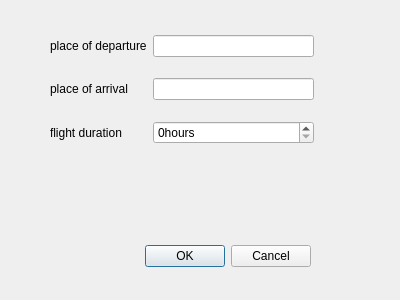
<?xml version="1.0" encoding="UTF-8"?>
<ui version="4.0">
 <class>addTour</class>
 <widget class="QDialog" name="addTour">
  <property name="geometry">
   <rect>
    <x>0</x>
    <y>0</y>
    <width>400</width>
    <height>300</height>
   </rect>
  </property>
  <property name="windowTitle">
   <string>Dialog</string>
  </property>
  <widget class="QDialogButtonBox" name="buttonBox">
   <property name="geometry">
    <rect>
     <x>-30</x>
     <y>240</y>
     <width>341</width>
     <height>32</height>
    </rect>
   </property>
   <property name="orientation">
    <enum>Qt::Horizontal</enum>
   </property>
   <property name="standardButtons">
    <set>QDialogButtonBox::Cancel|QDialogButtonBox::Ok</set>
   </property>
  </widget>
  <widget class="QWidget" name="gridLayoutWidget">
   <property name="geometry">
    <rect>
     <x>50</x>
     <y>20</y>
     <width>264</width>
     <height>141</height>
    </rect>
   </property>
   <layout class="QGridLayout" name="gridLayout">
    <item row="0" column="0">
     <widget class="QLabel" name="label">
      <property name="text">
       <string>place of departure</string>
      </property>
     </widget>
    </item>
    <item row="0" column="1">
     <widget class="QLineEdit" name="place_of_departure"/>
    </item>
    <item row="1" column="0">
     <widget class="QLabel" name="label_2">
      <property name="text">
       <string>place of arrival</string>
      </property>
     </widget>
    </item>
    <item row="2" column="0">
     <widget class="QLabel" name="label_3">
      <property name="text">
       <string>flight duration</string>
      </property>
     </widget>
    </item>
    <item row="2" column="1">
     <widget class="QSpinBox" name="flight_duration">
      <property name="suffix">
       <string>hours</string>
      </property>
     </widget>
    </item>
    <item row="1" column="1">
     <widget class="QLineEdit" name="place_of_arrival"/>
    </item>
   </layout>
  </widget>
 </widget>
 <resources/>
 <connections/>
</ui>
